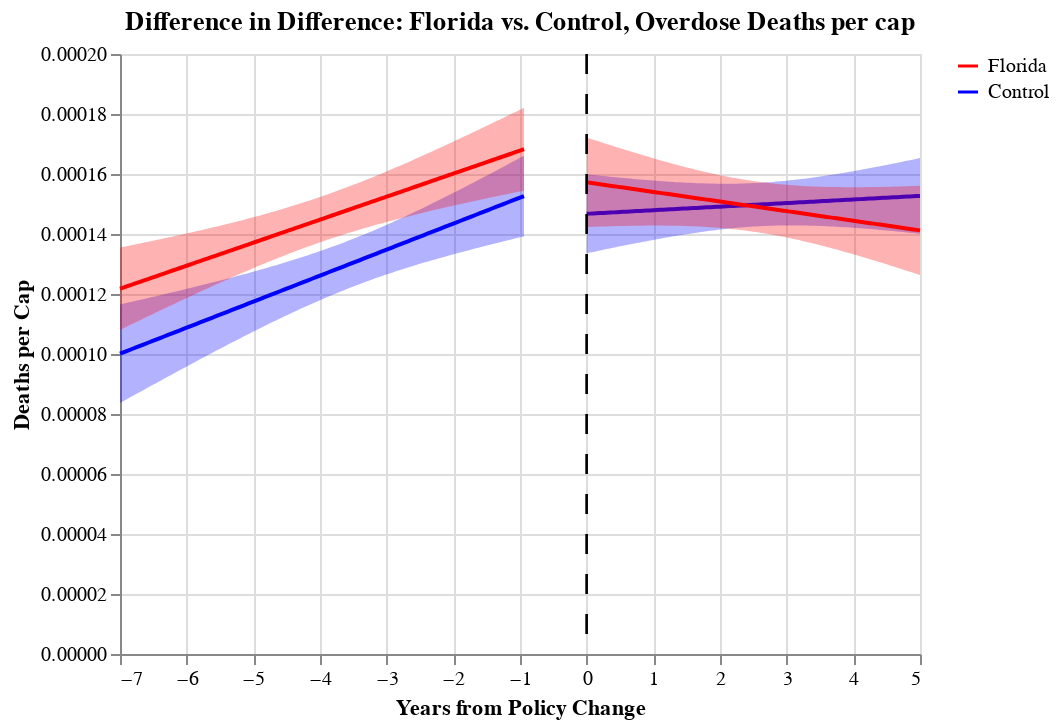

This figure's notebook cell:
### Code cell
#Difference in difference plot, deaths, FL vs control
fit, before_line = get_reg_fit(
    con_death_before, yvar="deaths_per_cap", xvar="policy_years", alpha=0.05, col="blue"
)

fit, after_line = get_reg_fit(
    con_death_after, yvar="deaths_per_cap", xvar="policy_years", alpha=0.05, col="blue"
)

before = alt.Chart(
    con_death_before,
    title="Difference in Difference: Florida vs. Control, Overdose Deaths per cap",
).encode(x="policy_years", y=alt.Y("deaths_per_cap", title="Deaths per Cap"), color=alt.Color('fl:N', scale=scale, title=''))

base = before.transform_regression("policy_years", "deaths_per_cap").mark_line(
    color="#FFAA00"
)

con_chart_death = base + before_line + after_line + sep_line
diff_fl_death=con_chart_death+fl_chart_death+sep_line
diff_fl_death
